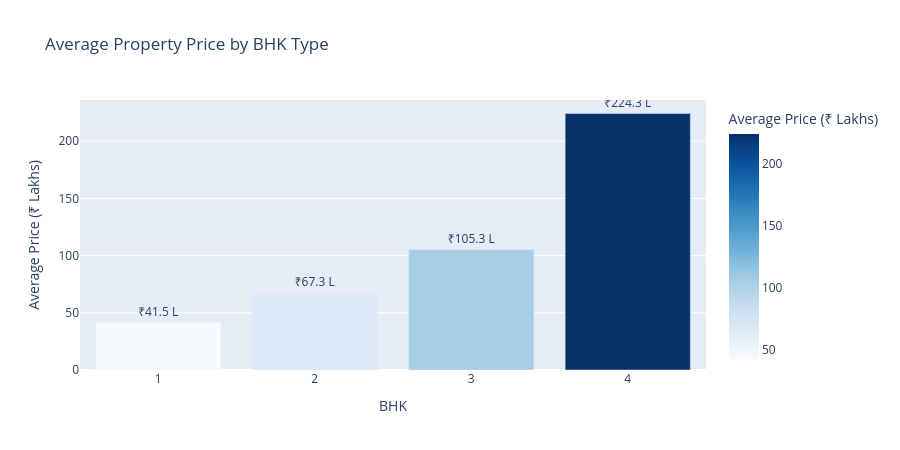

The cell this chart's notebook holds for it:
### Code cell
# Group by Bedrooms (assuming values like 1,2,3,4,5) but we'll filter to 1-4 for clarity
bhk_avg = df.groupby('Bedrooms')['Price'].mean().reset_index()
bhk_avg = bhk_avg[bhk_avg['Bedrooms'].isin([1,2,3,4])]  # common BHK types

# Create bar chart
fig = px.bar(
    bhk_avg,
    x='Bedrooms',
    y='Price',
    title='Average Property Price by BHK Type',
    labels={'Bedrooms': 'BHK', 'Price': 'Average Price (₹ Lakhs)'},
    color='Price',
    color_continuous_scale='Blues',
    text='Price'
)
fig.update_traces(texttemplate='₹%{text:.1f} L', textposition='outside')
fig.update_layout(height=450, xaxis=dict(tickmode='linear', tickvals=[1,2,3,4]))
fig.show()

### Figure 1 — Plotly figure (JSON) as saved in the notebook; plotly's stock layout.template omitted (floating-point values rounded to 4 significant figures)
{"data": [{"hovertemplate": "BHK=%{x}<br>Average Price (₹ Lakhs)=%{marker.color}<extra></extra>", "legendgroup": "", "marker": {"color": [41.49, 67.26, 105.3, 224.3], "coloraxis": "coloraxis", "pattern": {"shape": ""}}, "name": "", "orientation": "v", "showlegend": false, "text": [41.49, 67.26, 105.3, 224.3], "textposition": "outside", "texttemplate": "₹%{text:.1f} L", "type": "bar", "x": [1.0, 2.0, 3.0, 4.0], "xaxis": "x", "y": [41.49, 67.26, 105.3, 224.3], "yaxis": "y"}], "layout": {"barmode": "relative", "coloraxis": {"colorbar": {"title": {"text": "Average Price (₹ Lakhs)"}}, "colorscale": [[0, "rgb(247,251,255)"], [0.125, "rgb(222,235,247)"], [0.25, "rgb(198,219,239)"], [0.375, "rgb(158,202,225)"], [0.5, "rgb(107,174,214)"], [0.625, "rgb(66,146,198)"], [0.75, "rgb(33,113,181)"], [0.875, "rgb(8,81,156)"], [1, "rgb(8,48,107)"]]}, "height": 450, "legend": {"tracegroupgap": 0}, "title": {"text": "Average Property Price by BHK Type"}, "xaxis": {"anchor": "y", "domain": [0, 1], "tickmode": "linear", "tickvals": [1, 2, 3, 4], "title": {"text": "BHK"}}, "yaxis": {"anchor": "x", "domain": [0, 1], "title": {"text": "Average Price (₹ Lakhs)"}}}}
